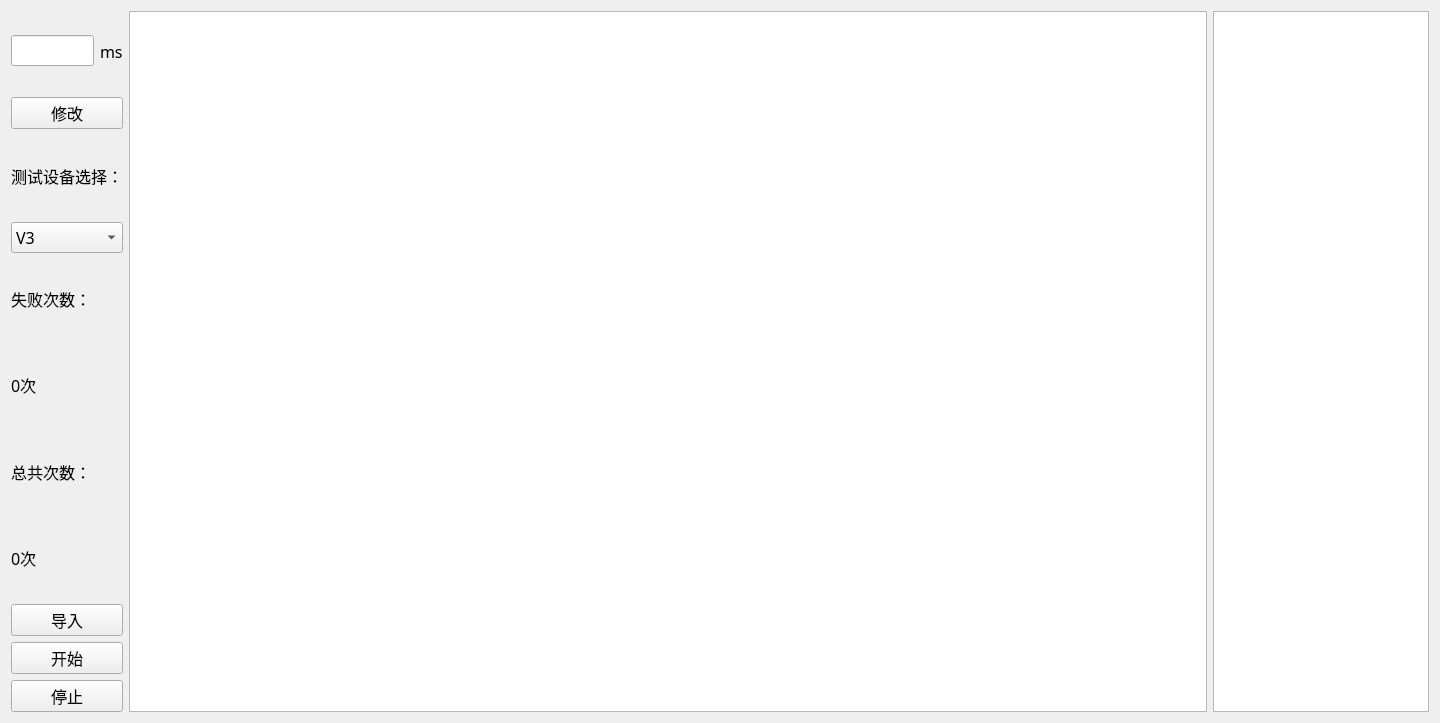
<?xml version="1.0" encoding="UTF-8"?>
<ui version="4.0">
 <class>Mpdu_Test_WRThreshold</class>
 <widget class="QWidget" name="Mpdu_Test_WRThreshold">
  <property name="geometry">
   <rect>
    <x>0</x>
    <y>0</y>
    <width>1440</width>
    <height>723</height>
   </rect>
  </property>
  <property name="font">
   <font>
    <family>微软雅黑</family>
    <pointsize>12</pointsize>
   </font>
  </property>
  <property name="windowTitle">
   <string>Form</string>
  </property>
  <layout class="QHBoxLayout" name="horizontalLayout_2" stretch="1,10,2">
   <item>
    <layout class="QVBoxLayout" name="verticalLayout">
     <item>
      <layout class="QHBoxLayout" name="horizontalLayout">
       <item>
        <widget class="QLineEdit" name="TimeEdit"/>
       </item>
       <item>
        <widget class="QLabel" name="ErrLab_2">
         <property name="text">
          <string>ms</string>
         </property>
        </widget>
       </item>
      </layout>
     </item>
     <item>
      <widget class="QPushButton" name="EditBtn">
       <property name="text">
        <string>修改</string>
       </property>
      </widget>
     </item>
     <item>
      <widget class="QLabel" name="label_3">
       <property name="text">
        <string>测试设备选择：</string>
       </property>
      </widget>
     </item>
     <item>
      <widget class="QComboBox" name="comboBoxDev">
       <item>
        <property name="text">
         <string>V3</string>
        </property>
       </item>
       <item>
        <property name="text">
         <string>V1</string>
        </property>
       </item>
       <item>
        <property name="text">
         <string>IPV6</string>
        </property>
       </item>
      </widget>
     </item>
     <item>
      <widget class="QLabel" name="label">
       <property name="text">
        <string>失败次数：</string>
       </property>
      </widget>
     </item>
     <item>
      <widget class="QLabel" name="ErrLab">
       <property name="text">
        <string>0次</string>
       </property>
      </widget>
     </item>
     <item>
      <widget class="QLabel" name="label_2">
       <property name="text">
        <string>总共次数：</string>
       </property>
      </widget>
     </item>
     <item>
      <widget class="QLabel" name="TotalLab">
       <property name="text">
        <string>0次</string>
       </property>
      </widget>
     </item>
     <item>
      <widget class="QPushButton" name="pushButton_2">
       <property name="text">
        <string>导入</string>
       </property>
      </widget>
     </item>
     <item>
      <widget class="QPushButton" name="pushButton">
       <property name="text">
        <string>开始</string>
       </property>
      </widget>
     </item>
     <item>
      <widget class="QPushButton" name="stopBtn">
       <property name="text">
        <string>停止</string>
       </property>
      </widget>
     </item>
    </layout>
   </item>
   <item>
    <widget class="QTextEdit" name="textEdit"/>
   </item>
   <item>
    <widget class="QTextEdit" name="textEdit_2"/>
   </item>
  </layout>
 </widget>
 <resources/>
 <connections/>
</ui>
